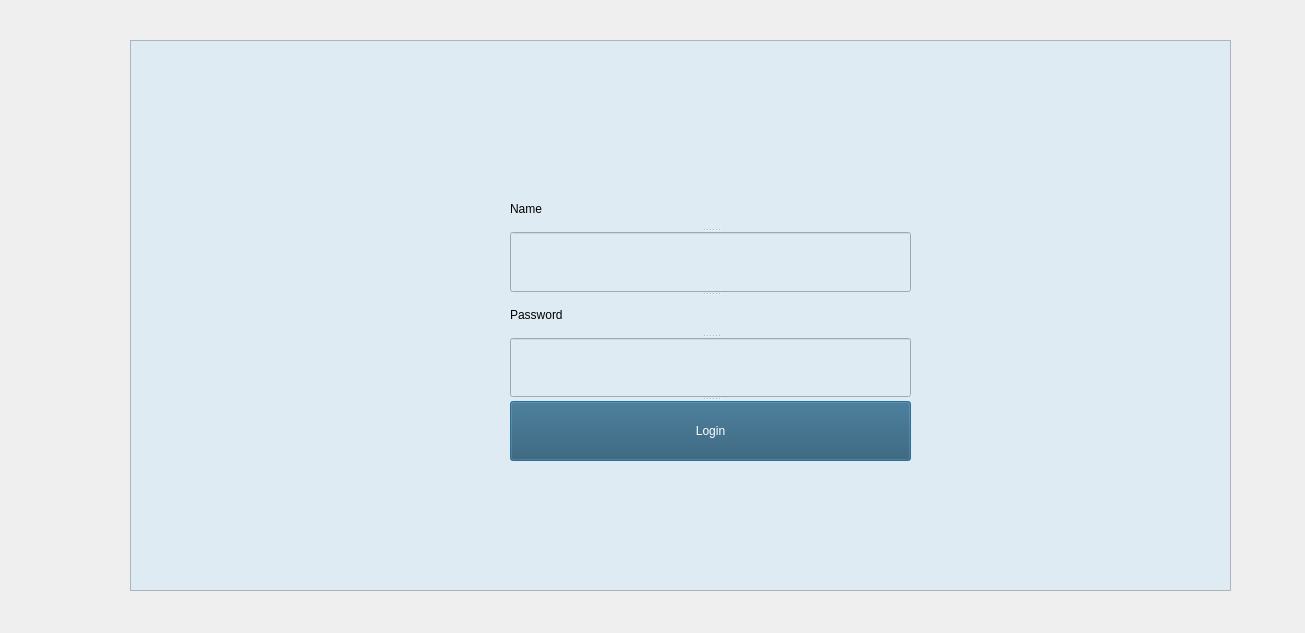
<?xml version="1.0" encoding="UTF-8"?>
<ui version="4.0">
 <class>login</class>
 <widget class="QDialog" name="login">
  <property name="geometry">
   <rect>
    <x>0</x>
    <y>0</y>
    <width>1305</width>
    <height>633</height>
   </rect>
  </property>
  <property name="windowTitle">
   <string>Dialog</string>
  </property>
  <widget class="QFrame" name="frame">
   <property name="geometry">
    <rect>
     <x>130</x>
     <y>40</y>
     <width>1101</width>
     <height>551</height>
    </rect>
   </property>
   <property name="styleSheet">
    <string notr="true">background-color: rgb(222, 235, 243);</string>
   </property>
   <property name="frameShape">
    <enum>QFrame::StyledPanel</enum>
   </property>
   <property name="frameShadow">
    <enum>QFrame::Raised</enum>
   </property>
   <widget class="QSplitter" name="splitter">
    <property name="geometry">
     <rect>
      <x>380</x>
      <y>150</y>
      <width>401</width>
      <height>271</height>
     </rect>
    </property>
    <property name="styleSheet">
     <string notr="true"/>
    </property>
    <property name="orientation">
     <enum>Qt::Vertical</enum>
    </property>
    <widget class="QLabel" name="label">
     <property name="styleSheet">
      <string notr="true">color: black;</string>
     </property>
     <property name="text">
      <string>Name</string>
     </property>
    </widget>
    <widget class="QLineEdit" name="txtUsername"/>
    <widget class="QLabel" name="label_2">
     <property name="styleSheet">
      <string notr="true">color: black;</string>
     </property>
     <property name="text">
      <string>Password</string>
     </property>
    </widget>
    <widget class="QLineEdit" name="txtPassword">
     <property name="echoMode">
      <enum>QLineEdit::Password</enum>
     </property>
    </widget>
    <widget class="QPushButton" name="btnMlogin">
     <property name="styleSheet">
      <string notr="true">color: white;
background: rgba(40, 83, 107, 1);
</string>
     </property>
     <property name="text">
      <string>Login</string>
     </property>
    </widget>
   </widget>
  </widget>
 </widget>
 <resources/>
 <connections/>
</ui>
